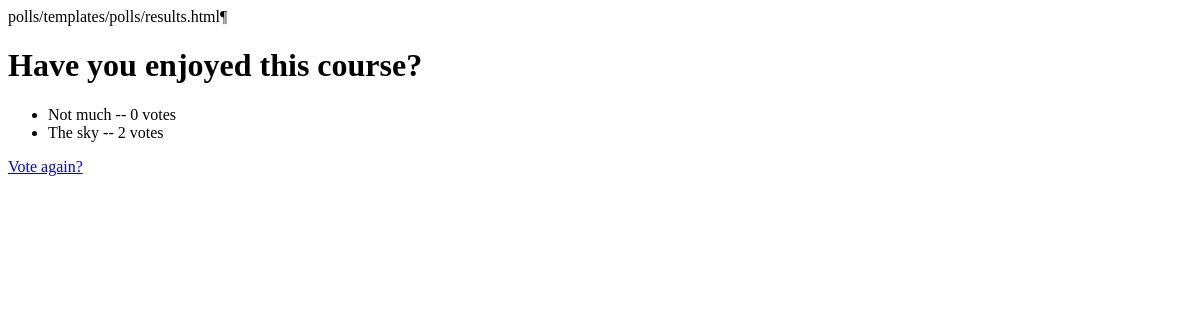
/polls/1/results/, run on an earlier commit of the app's database.
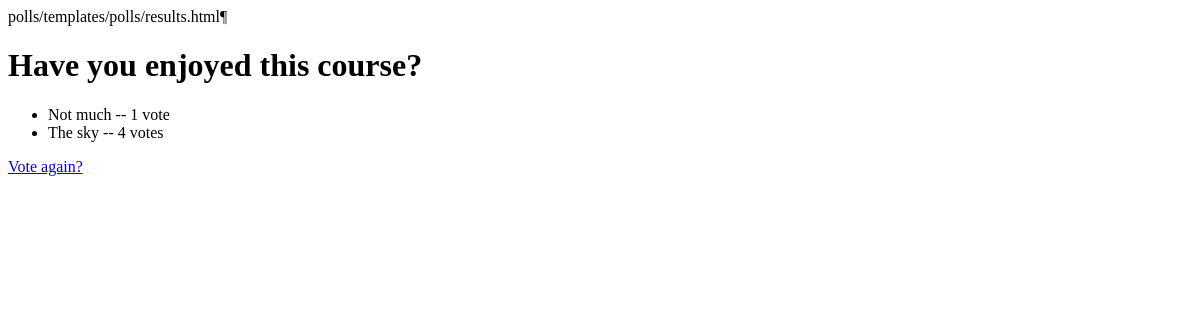
And on a later commit of the database.
### polls/models.py (models this page shows, shortened)
class Choice(models.Model):
    question = models.ForeignKey(Question, on_delete=models.CASCADE)
    choice_text = models.CharField(max_length=200)
    votes = models.IntegerField(default=0)

### polls/views.py (the view)
# urls.py: path('<int:question_id>/results/', views.results, name='results'),
def results(request, question_id):
    question = get_object_or_404(Question, pk=question_id)
    return render(request, 'polls/results.html', {'question': question})

### polls/templates/polls/results.html (shortened to what this page needs)
<h1>{{ question.question_text }}</h1>
<ul>
{% for choice in question.choice_set.all %}
    <li>{{ choice.choice_text }} -- {{ choice.votes }} vote{{ choice.votes|pluralize }}</li>
{% endfor %}
</ul>
<a href="{% url 'polls:detail' question.id %}">Vote again?</a>

What changed in the data, as far as the page shows it:
changed Choice "Not much": votes "0" → "1"
changed Choice "The sky": votes "2" → "4"
